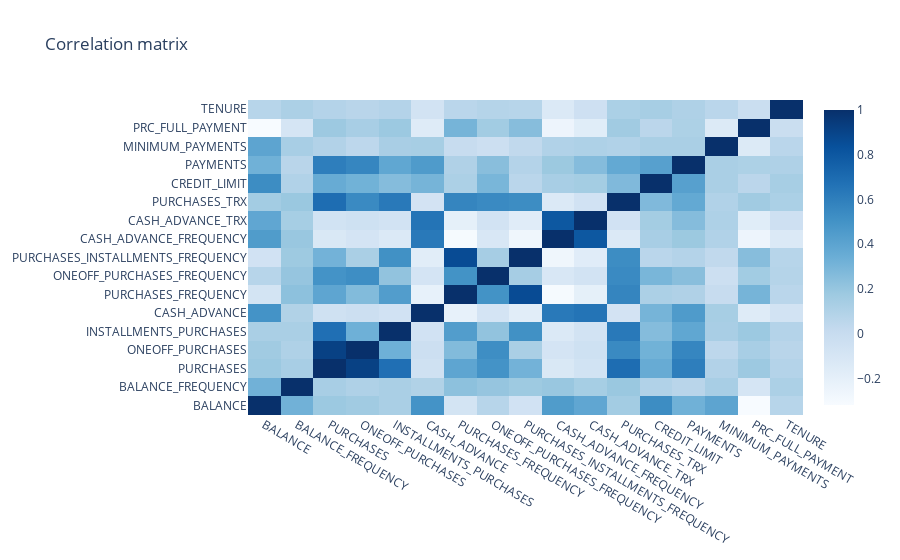

The notebook cell saved with this chart:
### Code cell
# We can also check if there are any correlations
corr_matrix = df.corr()
display(corr_matrix.head(3))

fig = go.Figure(data=go.Heatmap(
                   z= corr_matrix,
                   x=corr_matrix.columns,
                   y=corr_matrix.columns,
                   hoverongaps = True,
                    colorscale = 'Blues'))
fig.update_layout(title="Correlation matrix")
fig.show()

### Figure 1 — Plotly figure (JSON) as saved in the notebook; plotly's stock layout.template omitted (floating-point values rounded to 4 significant figures; data arrays with more than 128 entries replaced by an {"elided": "..."} marker saying what was removed)
{"data": [{"colorscale": [[0, "rgb(247,251,255)"], [0.125, "rgb(222,235,247)"], [0.25, "rgb(198,219,239)"], [0.375, "rgb(158,202,225)"], [0.5, "rgb(107,174,214)"], [0.625, "rgb(66,146,198)"], [0.75, "rgb(33,113,181)"], [0.875, "rgb(8,81,156)"], [1, "rgb(8,48,107)"]], "hoverongaps": true, "type": "heatmap", "x": ["BALANCE", "BALANCE_FREQUENCY", "PURCHASES", "ONEOFF_PURCHASES", "INSTALLMENTS_PURCHASES", "CASH_ADVANCE", "PURCHASES_FREQUENCY", "ONEOFF_PURCHASES_FREQUENCY", "PURCHASES_INSTALLMENTS_FREQUENCY", "CASH_ADVANCE_FREQUENCY", "CASH_ADVANCE_TRX", "PURCHASES_TRX", "CREDIT_LIMIT", "PAYMENTS", "MINIMUM_PAYMENTS", "PRC_FULL_PAYMENT", "TENURE"], "y": ["BALANCE", "BALANCE_FREQUENCY", "PURCHASES", "ONEOFF_PURCHASES", "INSTALLMENTS_PURCHASES", "CASH_ADVANCE", "PURCHASES_FREQUENCY", "ONEOFF_PURCHASES_FREQUENCY", "PURCHASES_INSTALLMENTS_FREQUENCY", "CASH_ADVANCE_FREQUENCY", "CASH_ADVANCE_TRX", "PURCHASES_TRX", "CREDIT_LIMIT", "PAYMENTS", "MINIMUM_PAYMENTS", "PRC_FULL_PAYMENT", "TENURE"], "z": {"elided": "17x17 float values"}}], "layout": {"title": {"text": "Correlation matrix"}}}
